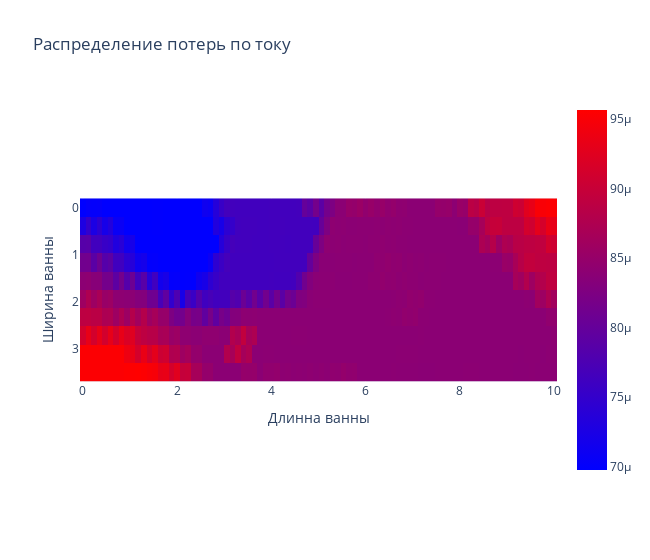

This figure's notebook cell:
### Code cell
import numpy as np
import plotly.express as px

class Grid():
    """A class that stores triangles and their order in a grid"""

    def __init__(self, x, y, z):
        self.triangles = []
        for i1 in range(len(x)-1):
            for i2 in range(len(y)-1):
                self.triangles.append([])
                self.triangles[-1].append(Triangle([x[i1], y[i2], z[i1][i2]],
                                                  [x[i1+1], y[i2], z[i1+1][i2]],
                                                  [x[i1], y[i2+1], z[i1][i2+1]]))
                self.triangles[-1].append(Triangle([x[i1+1], y[i2+1], z[i1+1][i2+1]],
                                                  [x[i1], y[i2+1], z[i1][i2+1]],
                                                  [x[i1+1], y[i2], z[i1+1][i2]]))

    def integral(self):
        """Calculating the integral sum for all triangles"""
        sum = 0
        array = []
        for square in self.triangles:
            for triangle in square:
                sum += triangle.intpart()
                array.append(triangle.intpart())
        eta_0 = 0.98
        #Squ = 15.8792448
        Squ = 17.5
        dot = [7,30]
        dot[0] = dot[0]-1
        dot[1] = dot[1]-1
        array = (1-eta_0)/Squ*np.array(array)
        return array
#        return (1-eta_0)*(0.6-anod-z[dot[0]][dot[1]])/Squ*sum
        return (1-eta_0)/Squ*sum

    def square(self):
        """Calculating the surface area"""
        sum = 0
        for square in self.triangles:
            for triangle in square:
                sum += triangle.squarepart()
        return sum


class Triangle():
    '''the class containing the corner points of a triangle,
    its area and the corresponding value of the function'''

    def __init__(self, dot1, dot2, dot3):
        self.a = np.array(dot1)
        self.b = np.array(dot2)
        self.c = np.array(dot3)

    def square(self):
        return np.linalg.norm(np.cross(self.a-self.b, self.a-self.c))/2

    def function(self):
        return ((f(self.a[2])+f(self.b[2])+f(self.c[2]))/3)

    def intpart(self):
        return self.square()*self.function()
    
    def squarepart(self):
        return self.square()

    def print(self):
        print(self.a, self.b, self.c)


def f(h):
    '''integral function'''
    return ((0.6-anod)-h)/h
    #return 1/h


file_name="anodeffect.txt"
anod = 0


file = open(file_name, "r", encoding="utf-8")
leny = len(file.readline().split())
lenx = len(file.readlines())+1
file.close()

#x = np.linspace(0, 3.4, lenx)
#y = np.linspace(0, 9.4, leny)

#x = np.linspace(0, 2, lenx)
#y = np.linspace(0, 5, leny)

x = np.linspace(0, 10, lenx)
y = np.linspace(0, 3.5, leny)

z = []

file = open(file_name, "r", encoding="utf-8")

data = []
for line in file:
    data_line = line.split()
    for i in range(len(data_line)):
        data_line[i] = float(data_line[i])
    data.append(data_line)

h = data

file.close()


for i1 in range(len(x)):
    z.append([])
    for i2 in range(len(y)):
        z[-1].append(h[i1][i2])


grid = Grid(x, y, z)
x = np.outer(x, np.ones(len(y)))
y = np.outer(y, np.ones(len(x))).T
z = np.array(z)
zero = np.zeros(z.shape)

arr = grid.integral()
d = np.reshape(arr, [(lenx-1), (leny-1)*2])

x = np.linspace(start=0, stop=10, num=(leny-1)*2)
y = np.flip(np.linspace(start=0, stop=3.5, num=(lenx-1)))
title = 'Распределение потерь по току'
labels = {'x':'Длинна ванны', 'y':'Ширина ванны'}
fig = px.imshow(d,x=x[::-1], y=y, color_continuous_scale='bluered', labels=labels, title=title, width=650)
fig.show()

### Figure 1 — Plotly figure (JSON) as saved in the notebook; plotly's stock layout.template omitted (floating-point values rounded to 4 significant figures; data arrays with more than 128 entries replaced by an {"elided": "..."} marker saying what was removed)
{"data": [{"coloraxis": "coloraxis", "hovertemplate": "Длинна ванны: %{x}<br>Ширина ванны: %{y}<br>color: %{z}<extra></extra>", "name": "0", "type": "heatmap", "x": [10, 9.882, 9.765, 9.647, 9.529, 9.412, 9.294, 9.176, 9.059, 8.941, 8.824, 8.706, 8.588, 8.471, 8.353, 8.235, 8.118, 8, 7.882, 7.765, 7.647, 7.529, 7.412, 7.294, 7.176, 7.059, 6.941, 6.824, 6.706, 6.588, 6.471, 6.353, 6.235, 6.118, 6, 5.882, 5.765, 5.647, 5.529, 5.412, 5.294, 5.176, 5.059, 4.941, 4.824, 4.706, 4.588, 4.471, 4.353, 4.235, 4.118, 4, 3.882, 3.765, 3.647, 3.529, 3.412, 3.294, 3.176, 3.059, 2.941, 2.824, 2.706, 2.588, 2.471, 2.353, 2.235, 2.118, 2, 1.882, 1.765, 1.647, 1.529, 1.412, 1.294, 1.176, 1.059, 0.9412, 0.8235, 0.7059, 0.5882, 0.4706, 0.3529, 0.2353, 0.1176, 0], "xaxis": "x", "y": [3.5, 3.111, 2.722, 2.333, 1.944, 1.556, 1.167, 0.7778, 0.3889, 0], "yaxis": "y", "z": {"elided": "10x86 float values"}}], "layout": {"coloraxis": {"colorscale": [[0, "rgb(0,0,255)"], [1, "rgb(255,0,0)"]]}, "title": {"text": "Распределение потерь по току"}, "width": 650, "xaxis": {"anchor": "y", "constrain": "domain", "domain": [0, 1], "scaleanchor": "y", "title": {"text": "Длинна ванны"}}, "yaxis": {"anchor": "x", "autorange": "reversed", "constrain": "domain", "domain": [0, 1], "title": {"text": "Ширина ванны"}}}}
